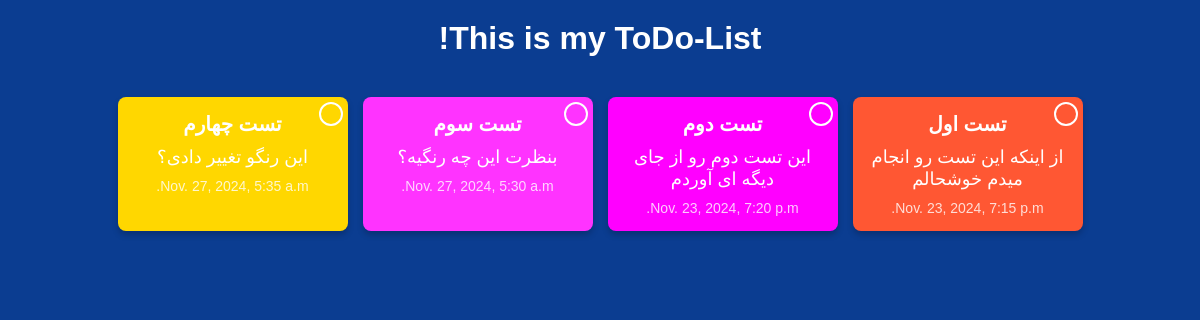
Page /todo_list/ on the committed database.
### todo/models.py (models this page shows, shortened)
class Note(models.Model):
    title = models.CharField(max_length=100)
    description = models.TextField()
    created_at = models.DateTimeField(auto_now_add=True)

### todo/views.py (the view)
# urls.py: path('todo_list/', todo_list, name='todo_list'),
def todo_list(request):
    todo = Note.objects.all()
    return render(request, 'todo_list.html', {'todos': todo})

### todo/templates/todo_list.html (shortened to what this page needs)
<!DOCTYPE html>
<html lang="en">
<head>
</head>
<body>
<div>
    <h1>This is my ToDo-List!</h1>
    <div id="todo-container">
        {% for todo in todos %}
        <div class="todo-item" draggable="true" data-id="{{ todo.id }}">
            <div class="color-picker"></div>
            <div class="todo-title">{{ todo.title }}</div>
            <div class="todo-description">{{ todo.description }}</div>
            <div class="todo-created">{{ todo.created_at }}</div>
        </div>
        {% endfor %}
    </div>
</div>
</body>
</html>

### todo/templates/todo_list.html (style rules this page uses)
body { font-family: Arial, sans-serif; direction: rtl; margin: 0; padding: 0; background-color: #0b3d91; color: white; }
h1 { text-align: center; margin: 20px 0; }
#todo-container { display: flex; flex-wrap: wrap; gap: 15px; justify-content: center; padding: 20px; }
.todo-item { width: 200px; padding: 15px; border-radius: 8px; color: white; font-size: 18px; text-align: center; cursor: grab; box-shadow: 0 4px 6px rgba(0, 0, 0, 0.2); position: relative; }
.todo-title { font-weight: bold; font-size: 20px; }
.todo-description { margin: 10px 0; }
.todo-created { font-size: 14px; opacity: 0.8; }
.color-picker { position: absolute; top: 5px; right: 5px; width: 20px; height: 20px; border: 2px solid white; border-radius: 50%; background-color: white; cursor: pointer; }

### rows in the picture
Note: title "تست اول", description "از اینکه این تست رو انجام میدم خوشحالم", created_at "Nov. 23, 2024, 7:15 p.m."
Note: title "تست دوم", description "این تست دوم رو از جای دیگه ای آوردم", created_at "Nov. 23, 2024, 7:20 p.m."
Note: title "تست سوم", description "بنظرت این چه رنگیه؟", created_at "Nov. 27, 2024, 5:30 a.m."
Note: title "تست چهارم", description "این رنگو تغییر دادی؟", created_at "Nov. 27, 2024, 5:35 a.m."
